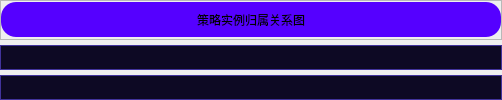
                      <widget class="QWidget" name="widget">
                       <attribute name="title">
                        <string>桑基图</string>
                       </attribute>
                       <layout class="QVBoxLayout" name="verticalLayout_50">
                        <property name="spacing">
                         <number>5</number>
                        </property>
                        <property name="leftMargin">
                         <number>0</number>
                        </property>
                        <property name="topMargin">
                         <number>0</number>
                        </property>
                        <property name="rightMargin">
                         <number>0</number>
                        </property>
                        <property name="bottomMargin">
                         <number>0</number>
                        </property>
                        <item>
                         <widget class="QFrame" name="frame_83">
                          <property name="minimumSize">
                           <size>
                            <width>0</width>
                            <height>40</height>
                           </size>
                          </property>
                          <property name="maximumSize">
                           <size>
                            <width>16777215</width>
                            <height>40</height>
                           </size>
                          </property>
                          <property name="frameShape">
                           <enum>QFrame::StyledPanel</enum>
                          </property>
                          <property name="frameShadow">
                           <enum>QFrame::Raised</enum>
                          </property>
                          <layout class="QHBoxLayout" name="horizontalLayout_46">
                           <property name="spacing">
                            <number>0</number>
                           </property>
                           <property name="leftMargin">
                            <number>0</number>
                           </property>
                           <property name="topMargin">
                            <number>0</number>
                           </property>
                           <property name="rightMargin">
                            <number>0</number>
                           </property>
                           <property name="bottomMargin">
                            <number>0</number>
                           </property>
                           <item>
                            <widget class="QPushButton" name="pushButton_account_manage_8">
                             <property name="minimumSize">
                              <size>
                               <width>500</width>
                               <height>35</height>
                              </size>
                             </property>
                             <property name="maximumSize">
                              <size>
                               <width>1000</width>
                               <height>16777215</height>
                              </size>
                             </property>
                             <property name="styleSheet">
                              <string notr="true">QPushButton{	
	background-color: rgb(85, 0, 255);
	font: 700 20pt &quot;等线&quot;;
	border-radius: 15px;
}
QPushButton:hover{
	border: 3px solid rgb(255, 200, 0);  
}
QPushButton:pressed{
	color: green;
	border-color: rgb(255, 0, 0);
    background-color: rgb(255, 255, 0);
}
QPushButton:disabled{
	color: rgb(31, 31, 31);
    background-color: rgb(152, 152, 152);
}</string>
                             </property>
                             <property name="text">
                              <string>策略实例归属关系图</string>
                             </property>
                            </widget>
                           </item>
                          </layout>
                         </widget>
                        </item>
                        <item>
                         <widget class="QFrame" name="frame_85">
                          <property name="styleSheet">
                           <string notr="true">QFrame {
	background-color: rgb(13, 9, 36);
	border: 1px solid rgb(65, 51, 156);
	border-radius: 15px;
}
QFrame:hover {
	border: 2px solid rgb(255, 85, 0);
}</string>
                          </property>
                          <property name="frameShape">
                           <enum>QFrame::StyledPanel</enum>
                          </property>
                          <property name="frameShadow">
                           <enum>QFrame::Raised</enum>
                          </property>
                          <widget class="QLabel" name="label_13">
                           <property name="geometry">
                            <rect>
                             <x>420</x>
                             <y>200</y>
                             <width>500</width>
                             <height>40</height>
                            </rect>
                           </property>
                           <property name="minimumSize">
                            <size>
                             <width>500</width>
                             <height>40</height>
                            </size>
                           </property>
                           <property name="styleSheet">
                            <string notr="true">font: 700 16pt &quot;等线&quot;;
color: rgb(255, 0, 127);
border: none;</string>
                           </property>
                           <property name="text">
                            <string>图表功能还没做出来，后续会更新</string>
                           </property>
                          </widget>
                         </widget>
                        </item>
                        <item>
                         <widget class="QFrame" name="frame_84">
                          <property name="maximumSize">
                           <size>
                            <width>16777215</width>
                            <height>100</height>
                           </size>
                          </property>
                          <property name="styleSheet">
                           <string notr="true">QFrame {
	background-color: rgb(13, 9, 36);
	border: 1px solid rgb(65, 51, 156);
	border-radius: 15px;
}
QFrame:hover {
	border: 2px solid rgb(255, 85, 0);
}</string>
                          </property>
                          <property name="frameShape">
                           <enum>QFrame::StyledPanel</enum>
                          </property>
                          <property name="frameShadow">
                           <enum>QFrame::Raised</enum>
                          </property>
                         </widget>
                        </item>
                       </layout>
                      </widget>
